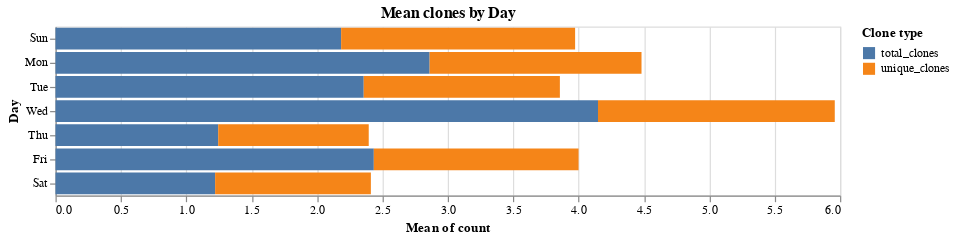

Write notebook code for a chart like this one.
### Markdown cell above
### Mean clones by day of week

### Code cell
data = pd.melt(frame=df.reset_index(), id_vars=['index'],value_name='count')
alt.Chart(data).mark_bar().encode(
    x="mean(count)",
    y=alt.Y("day(index):O", title="Day"),
    color=alt.Color("variable_1", title="Clone type"),
).properties(width=WIDTH, title="Mean clones by Day")

### Figure 1 — Vega-Lite specification as saved in the notebook (floating-point values rounded to 4 significant figures; data arrays with more than 128 entries replaced by an {"elided": "..."} marker saying what was removed)
{"config": {"view": {"continuousWidth": 400, "continuousHeight": 300}}, "data": {"name": "data-1707a1141c58edf5cb3c0fdda7ad4a07"}, "mark": "bar", "encoding": {"color": {"type": "nominal", "field": "variable_1", "title": "Clone type"}, "x": {"type": "quantitative", "aggregate": "mean", "field": "count"}, "y": {"type": "ordinal", "field": "index", "timeUnit": "day", "title": "Day"}}, "title": "Mean clones by Day", "width": 650, "$schema": "https://vega.github.io/schema/vega-lite/v4.8.1.json", "datasets": {"data-1707a1141c58edf5cb3c0fdda7ad4a07": {"elided": "3686 records"}}}
